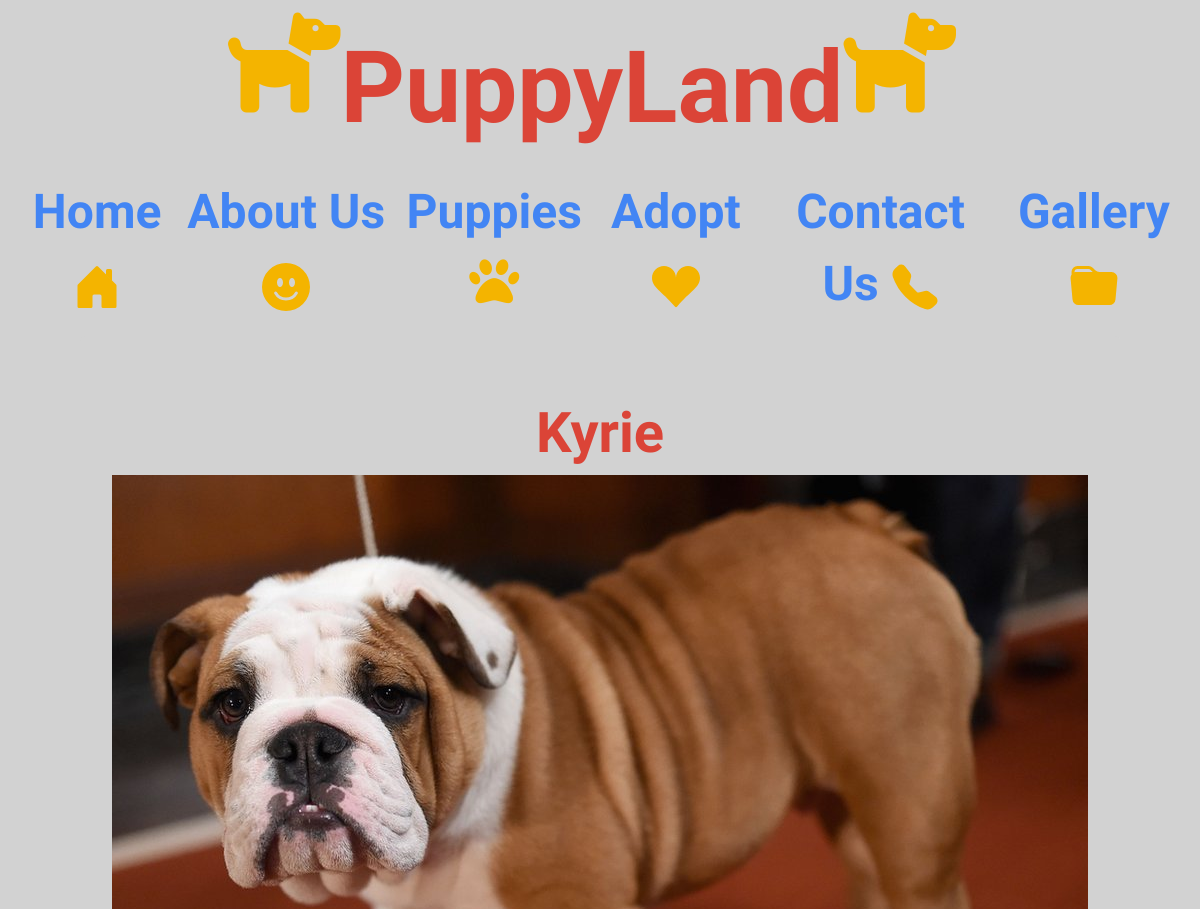
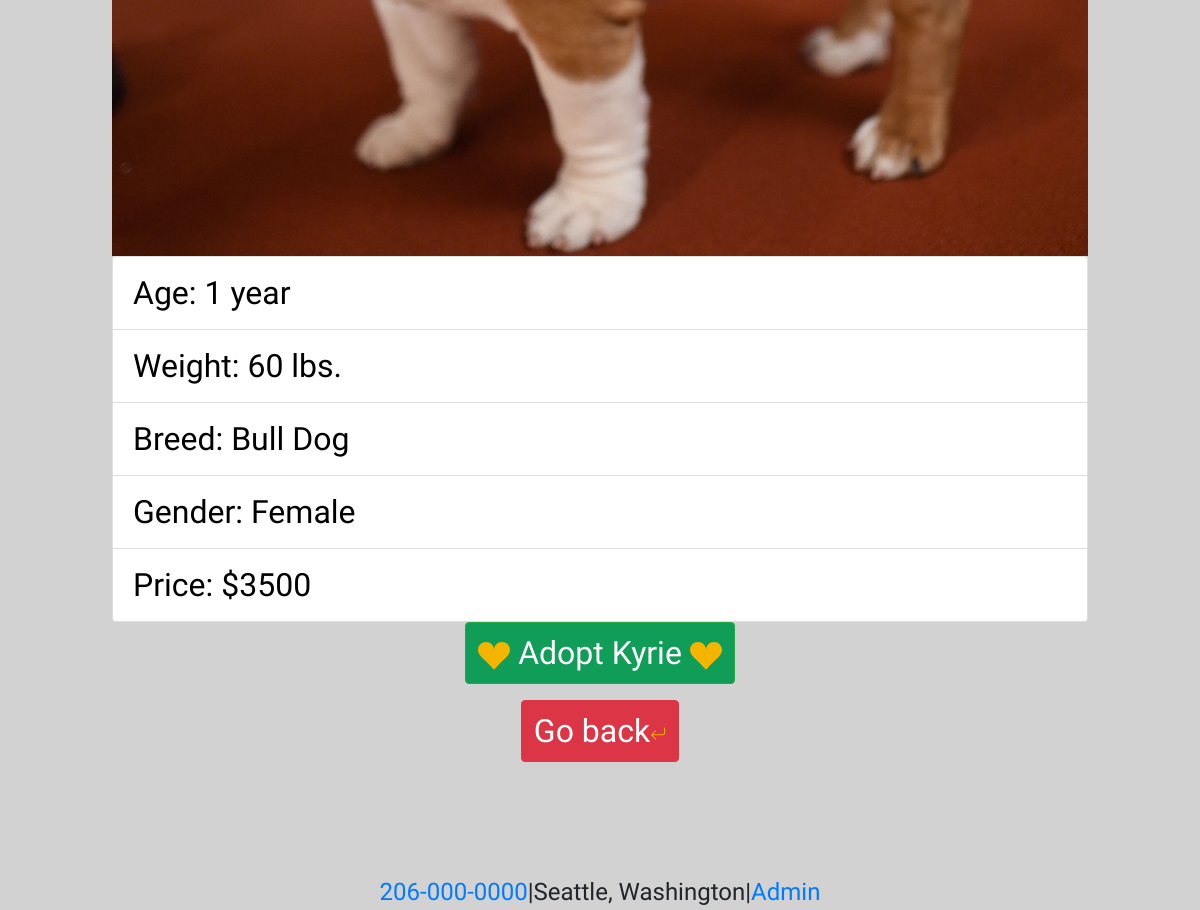
The page /dog7 on the database its author committed (2 pictures, top to bottom).
### main/models.py (models this page shows, shortened)
class Dog(models.Model):
    dog_name = models.CharField(max_length=255)
    dog_breed = models.CharField(max_length=255)
    dog_gender = models.CharField(default = 000, max_length = 20)
    dog_weight = models.IntegerField()
    dog_age=models.CharField(default=0, max_length=200)
    dog_price=models.IntegerField(default=3000)
    img = models.FileField(default=None,null=True)
    created_at = models.DateTimeField(auto_now_add=True)
    updated_at = models.DateTimeField(auto_now=True)
    objects= DogManager()

### main/views.py (the view)
# urls.py: path('dog<int:num>',views.viewdog)
def viewdog(request,num):
    pup= Dog.objects.get(id=num)
    form= ImageForm(request.POST or None, request.FILES or None)
    context={
        'form': form,
        'pup': pup
    }
    return render(request,'dog.html',context)

### main/templates/dog.html (shortened to what this page needs)
<!DOCTYPE html>
<html lang="en">
<head>
    <link rel="stylesheet" href="https://stackpath.bootstrapcdn.com/bootstrap/4.4.1/css/bootstrap.min.css">
    <link rel="stylesheet" href="static/css/style.css">
</head>
<body>
    <div class="fluid-container">
        <nav class="navbar navbar-expand-lg navbar-dark bg-primary">
            <a class="navbar-brand" href="/"><i class='fas fa-dog' style='font-size:100px'></i> PuppyLand <i
                    class='fas fa-dog' style='font-size:100px'></i></a>
            <div class="collapse navbar-collapse" id="navbarNavAltMarkup">
                <div class="navbar-nav">
                    <a class="nav-link" href="/"> Home <span class="sr-only">(current)</span></a>
                    <a class="nav-link" href="/aboutus"> About Us </a>
                    <a class="nav-link" href="/puppies"> Puppies <i class='fas fa-paw' style='font-size:50px'></i></a>
                    <a class="nav-link" href="/adopt"> Adopt <svg xmlns="http://www.w3.org/2000/svg" width="1em"
                            height="1em" fill="currentColor" class="bi bi-suit-heart-fill" viewBox="0 0 16 16">
                            <path
                                d="M4 1c2.21 0 4 1.755 4 3.92C8 2.755 9.79 1 12 1s4 1.755 4 3.92c0 3.263-3.234 4.414-7.608 9.608a.513.513 0 0 1-.784 0C3.234 9.334 0 8.183 0 4.92 0 2.755 1.79 1 4 1z" />
                        </svg> </a>
                    <a class="nav-link" href="/contactus"> Contact Us </a>
                    <a class="nav-link" href="gallery"> Gallery </a>
                </div>
            </div>
        </nav>
        <div class="container">
            <div class="jumbotron">
                <h1 class="display-4">{{pup.dog_name}}</h1>
                <img class="img-fluid" src="{{MEDIA_URL}}{{pup.img}}" alt="">
                <ul class="list-group">
                    <li class="list-group-item">Age: {{pup.dog_age}}</li>
                    <li class="list-group-item">Weight: {{pup.dog_weight}} lbs.</li>
                    <li class="list-group-item">Breed: {{pup.dog_breed}}</li>
                    <li class="list-group-item">Gender: {{pup.dog_gender}}</li>
                    <li class="list-group-item">Price: ${{pup.dog_price}}</li>
                </ul>
                <p class="lead">
                    <a class="btn btn-success" href="/adopt" role="button"><svg xmlns="http://www.w3.org/2000/svg" width="1em" height="1em" fill="currentColor" class="bi bi-suit-heart-fill" viewBox="0 0 16 16">
                        <path d="M4 1c2.21 0 4 1.755 4 3.92C8 2.755 9.79 1 12 1s4 1.755 4 3.92c0 3.263-3.234 4.414-7.608 9.608a.513.513 0 0 1-.784 0C3.234 9.334 0 8.183 0 4.92 0 2.755 1.79 1 4 1z"/>
                      </svg> Adopt {{pup.dog_name}} <svg xmlns="http://www.w3.org/2000/svg" width="1em" height="1em" fill="currentColor" class="bi bi-suit-heart-fill" viewBox="0 0 16 16">
                        <path d="M4 1c2.21 0 4 1.755 4 3.92C8 2.755 9.79 1 12 1s4 1.755 4 3.92c0 3.263-3.234 4.414-7.608 9.608a.513.513 0 0 1-.784 0C3.234 9.334 0 8.183 0 4.92 0 2.755 1.79 1 4 1z"/>
                      </svg></a>
                </p>
                <p class="lead">
                    <a class="btn btn-danger" style="font-size: xx-large" href="/puppies" role="button">Go back</a>
                </p>
            </div>
        </div>
    </div>
    <footer class="footer"> <a href="tel:2060000000">206-000-0000</a>|Seattle, Washington|<a href="/admin">Admin</a>
    </footer>
</body>
</html>

### main/static/css/style.css (style rules this page uses)
a.navbar-brand { font-family: 'Sofia', cursive !important; font-size: 100px; display: flex; justify-content: center; color: #DB4437!important; font-weight: 999; }
ul.list-group { font-size: xx-large; }
nav { justify-content: center; display: flex; }
.nav-link { font-family: 'Sofia', cursive !important ; font-size: xxx-large; display: block; font-weight: 999; color: blue !important; }
body { background-color: #d2d2d2; }
.navbar { display: block; color: blue !important; background-color: #d2d2d2 !important; }
.navbar .navbar-nav { float: none; background-color:#d2d2d2!important }
.navbar .navbar-collapse { text-align: center; justify-content: center; }
.display-4 { display: flex; justify-content: center; font-weight: 999; color: #DB4437; }
p { display: flex; justify-content: center; font-size: xxx-large; }
.jumbotron { font-family: 'Sofia', cursive !important; background-color:#d2d2d2; color: black; justify-content: center; }
.navbar-nav .nav-link { color: #4285F4 !important; }
svg { color: #F4B400!important; }
i { color: #F4B400!important; }
.container { display:flex; justify-content: center; }
.footer { display:flex; justify-content: center; font-size: x-large; font-family:'Sofia', cursive !important; }
.btn-success { background-color: #0F9D58 !important; font-size: xx-large; }

### rows shown on the page
Dog: dog_name "Kyrie", img (picture), dog_age "1 year", dog_weight "60", dog_breed "Bull Dog", dog_gender "Female", dog_price "3500"
